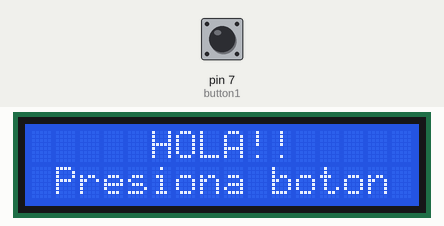
The program below on a simulated Raspberry Pi (header pin numbers). Parts: 16×2 character LCD. The test bench sets the inputs (shaded band); at power-on: pin 7 (button1) LOW.

Above: at 2.5 s.
2.6 s: pin 7 (button1) pulled HIGH for 1 s
At 4.8 s:
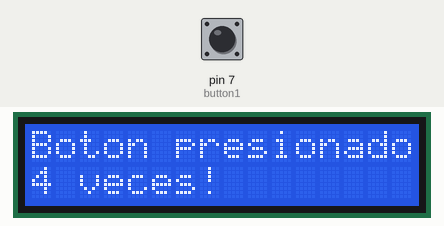
5.1 s: pin 7 (button1) pulled HIGH for 0.25 s
At 5.8 s:
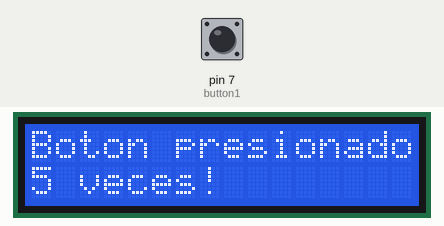
6.8 s: pin 7 (button1) pulled HIGH for 0.25 s
At 7.8 s:
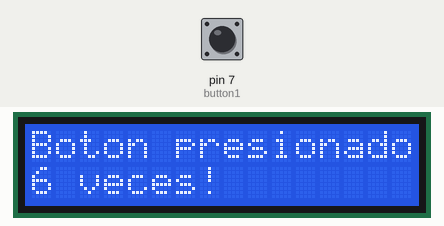
8.5 s: pin 7 (button1) pulled HIGH for 1 s
At 10.3 s:
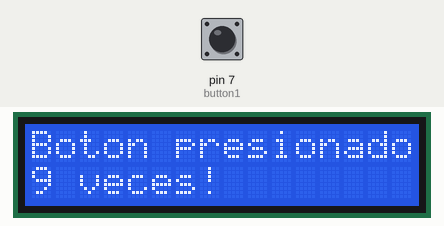
11.0 s: pin 7 (button1) driven HIGH
At 11.33 s:
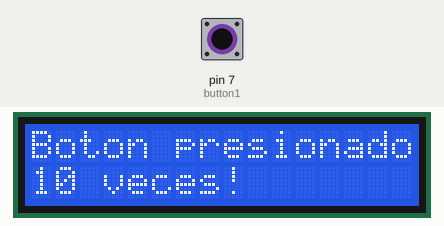
Timing chart, 0 to 14.0 s (numbered marks = the images above; inputs shaded):
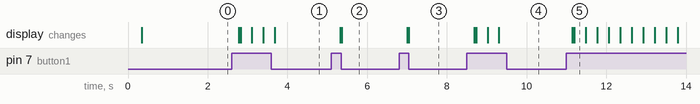

Measured:
- after the input at 2.6 s, the display: first changes after 0.18 s (image 1 shows a later state)
- after the input at 5.1 s, the display: first changes after 0.22 s (image 2 shows a later state)
- after the input at 6.8 s, the display: first changes after 0.21 s (image 3 shows a later state)
- after the input at 8.5 s, the display: first changes after 0.19 s (image 4 shows a later state)
- after the input at 11.0 s, the display: first changes after 0.15 s (image 5 shows a later state)

The program:

Ejemplo2.py
```python
import lcddriver
import time
import RPi.GPIO as GPIO

GPIO.setmode(GPIO.BOARD)

lcd = lcddriver.lcd()

button1 = 7
GPIO.setup(button1, GPIO.IN)

cont=0

lcd.lcd_clear()
lcd.lcd_display_string("     HOLA!!     ", 1)
lcd.lcd_display_string(" Presiona boton ", 2)

time.sleep(1)

while True:

    if GPIO.input(button1) == True:
        cont+=1
        lcd.lcd_clear()
        lcd.lcd_display_string("Boton presionado", 1)
        lcd.lcd_display_string(str(cont)+" veces!", 2)

    time.sleep(0.2)
```
